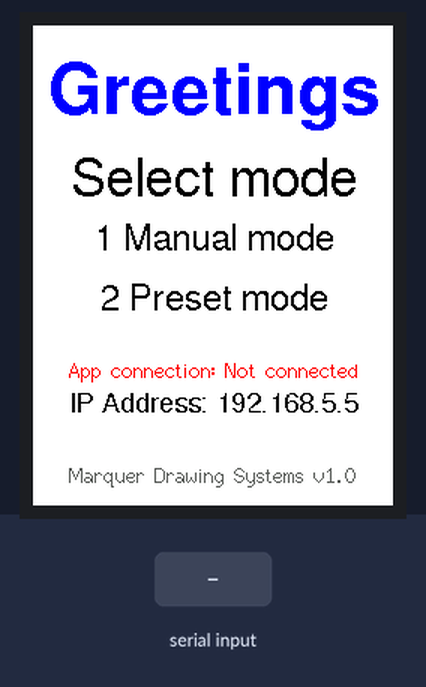
Recording of a sketch running on a simulated ESP32. Shown: 240×320 colour display. The inputs (shaded band) are chosen by the test bench. What the sketch prints to the serial monitor is not drawn.

Above: at 1.5 s.
1.6 s: "30,150\n" received over Serial
At 3.1 s:
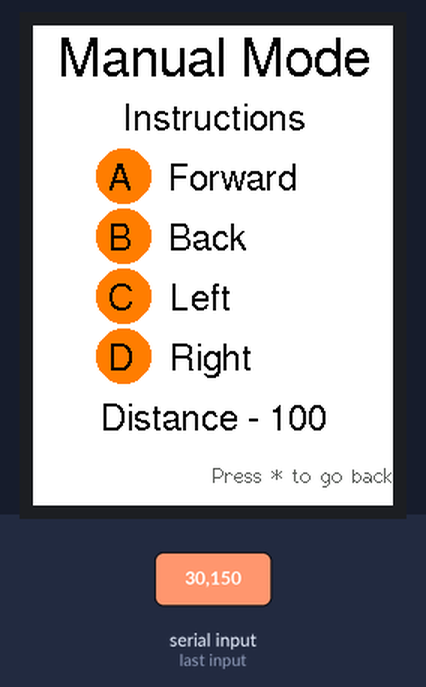
3.4 s: "1\n" received over Serial
At 4.7 s:
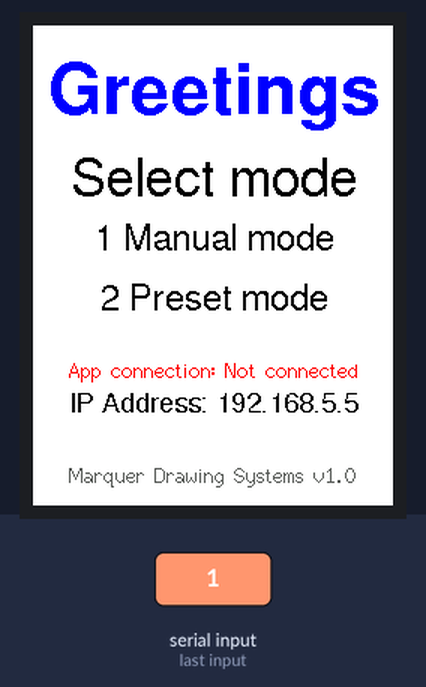
5.0 s: "2\n" received over Serial
At 6.3 s:
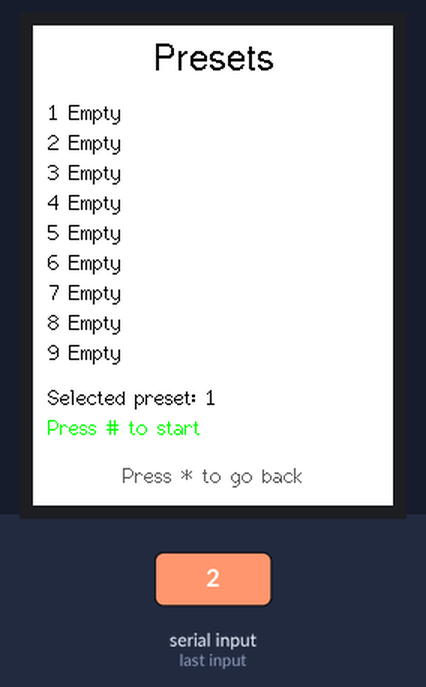
6.6 s: "200\n" received over Serial
At 6.79 s:
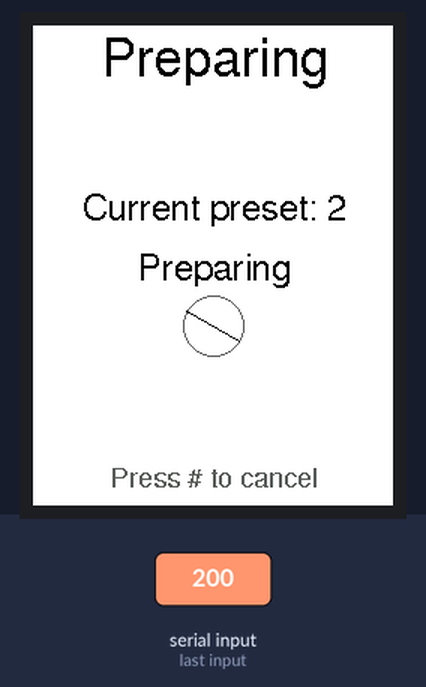
8.6 s: "2\n" received over Serial
At 9.06 s:
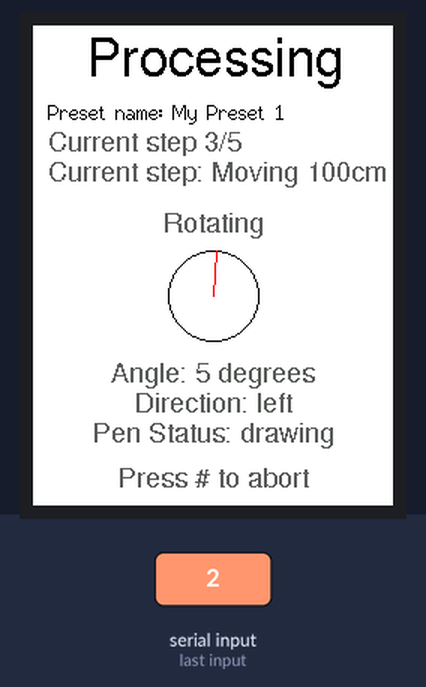
11.3 s: "200\n" received over Serial
At 12.3 s:
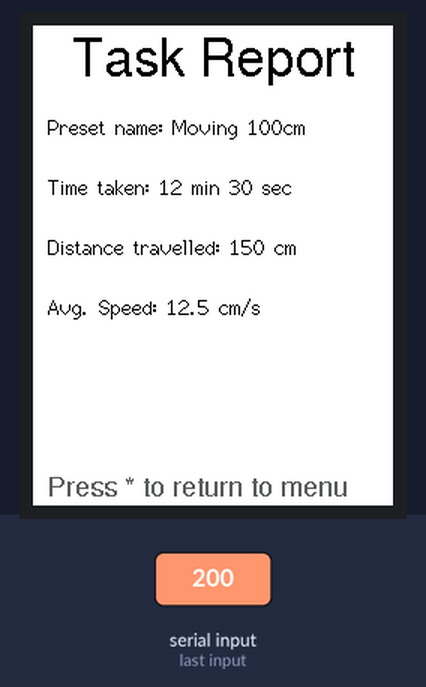
Timing chart, 0 to 13.9 s (numbered marks = the images above; inputs shaded):
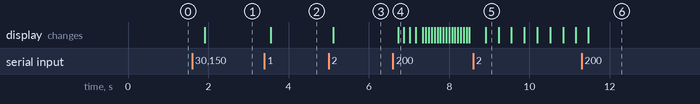

Measured:
- after the input at 1.6 s, the display: changes after 0.31 s (image 1)
- after the input at 3.4 s, the display: changes after 0.15 s (image 2)
- after the input at 5.0 s, the display: changes after 0.11 s (image 3)
- after the input at 6.6 s, the display: changes after 0.13 s (image 4)
- after the input at 8.6 s, the display: changes after 0.31 s (image 5)
- after the input at 11.3 s, the display: changes after 0.16 s (image 6)

The sketch:

display4-NoFlicker.ino
```cpp
/*
 The Display and UI for Marquer

 =========== Library information ===========

 Test the tft.print() viz. embedded tft.write() function

 This sketch used font 2, 4, 7

 Make sure all the display driver and pin connections are correct by
 editing the User_Setup.h file in the TFT_eSPI library folder.

 #########################################################################
 ###### DON'T FORGET TO UPDATE THE User_Setup.h FILE IN THE LIBRARY ######
 #########################################################################
*/


#include <TFT_eSPI.h> // Graphics and font library for ILI9341 driver chip
#include <SPI.h>
//#include <Arduino.h>

//Define custom colors
#define TFT_GREY 0x5AEB // New colour
#define TFT_ORANGE 0xFBE0 // New colour
#define TFT_WHITE 0xFFFF // New colour
#define TFT_PURPLE 0x209c // New colour

TFT_eSPI tft = TFT_eSPI();  // Invoke library

//variables
int uiPage = 1;
unsigned int old_uiPage = uiPage;
bool staticContentDrawn = false;


void setup(void) {
  // Start serial communication
  Serial.begin(9600);
  while (!Serial) {
    ; // Wait for serial port to connect
  }
  Serial.println("Enter a number (1, 2, or 3) to execute a function:");

  //Display init
  tft.init();
  tft.setRotation(2);
  tft.fillScreen(TFT_WHITE);
  ui_drawTaskReportPage();

}

void loop() {
  //exampleLoop();
  //homeScreen();
  //homeScreen1();
  //homeScreen3();
  //drawManualModePage();
  //ui_drawPresetsPage();
  //ui_drawPreparingPage();

  uiEngine();

  Serial.println("Pass");

  delay(35);
}

void uiEngine(){
  static unsigned int uiFrequency = 35; //How often should UI update
  static unsigned long lastUpdate = 0; //A static variable inside a function retains its value between function calls
  unsigned long currentMillis = millis(); //Milliseconds spent since the boot of device

  //Serial.println("Last Update - "+String(lastUpdate));
  //Serial.println("current Millis - "+String(currentMillis));
  //Debug line below
  if(old_uiPage != uiPage){
    Serial.println("Page difference!");
  }


  /*=========== UI Page Index ===========

  1 - Homepage
  2 - Manual Mode
  3 - Preset Mode
  4 - Preapring
  5 - In Progress
  6 - Task report

  */

  // ========== Draw ========= Update UI Page either when interval (uiFrequency) reached or uiPage changed
  if (currentMillis - lastUpdate >= uiFrequency || old_uiPage != uiPage) {  // Update every second
    lastUpdate = currentMillis; //Change last update
    //Draw UI page
    tft.startWrite();
    switch (uiPage) {
        case 1:
          uiFrequency = 10000;
          ui_drawHomeScreen();
          staticContentDrawn = true;
          break;
          //Switch for page 1
        case 2:
          uiFrequency = 10000;
          ui_drawManualModePage();
          staticContentDrawn = true;
          break;
        case 3:
          uiFrequency = 10000;
          ui_drawPresetsPage();
          staticContentDrawn = true;
          break;
        case 4:
          uiFrequency = 60;
          ui_drawPreparingPage();
          staticContentDrawn = true;
          break;
        case 5:
          uiFrequency = 60;
          ui_drawProcessingPage();
          staticContentDrawn = true;
          break;
        case 6:
          uiFrequency = 10000;
          ui_drawTaskReportPage();
          staticContentDrawn = true;
          break;
        default:
          uiPage = 1;
          uiFrequency = 10000;
          Serial.println("No page changes");
          Serial.println("UI Page = " + String(uiPage));
          break;
    }
    tft.endWrite();  // End the write transaction
  }
  old_uiPage = uiPage;

  //Check input and change UI
  if (Serial.available() > 0) {
    // Read the incoming byte from the Serial Monitor
    char input = Serial.read();

    // Convert char to integer
    int number = input - '0'; // Convert ASCII to integer value

    Serial.println("Invalid input. Enter 1, 2, or 3.");

    //Set static update to 0
    staticContentDrawn = false;

    // ========== Inputs ========= Execute function based on the input number
    switch (uiPage){
      //Homepage
      case 1:
        switch (number) {
          case 1:
            uiPage = 2;
            ui_drawManualModePage();
            break;
          case 2:
            uiPage = 3;
            ui_drawPresetsPage();
            break;
          default:
            Serial.println("Invalid input. Enter 1, 2, or 3.");
            break;
        }
        break;
      //Manual Mode Page
      case 2:
        switch (number) {
          case 1:
            uiPage = 1;
            ui_drawHomeScreen();
            break;
          default:
            Serial.println("Invalid input. Enter 1, 2, or 3.");
            break;
        }
        break;
      //Presets Page
      case 3:
        switch (number) {
          case 1:
            uiPage = 1;
            ui_drawHomeScreen();
            break;
          case 2:
            uiPage = 4;
            ui_drawPreparingPage();
            break;
          default:
            Serial.println("Invalid input. Enter 1, 2, or 3.");
            break;
        }
        break;
      //Preapring page
      case 4:
        switch (number) {
          case 1:
            uiPage = 3;
            ui_drawPresetsPage();
            break;
          case 2:
            uiPage = 5;
            ui_drawProcessingPage();
            break;
          default:
            Serial.println("Invalid input. Enter 1, 2, or 3.");
            break;
        }
        break;
      //Processing page
      case 5:
        switch (number) {
          case 1:
            uiPage = 3;
            ui_drawPresetsPage();
            break;
          case 2:
            uiPage = 6;
            ui_drawTaskReportPage();
            break;
          default:
            Serial.println("Invalid input. Enter 1, 2, or 3.");
            break;
        }
        break;
      //Task report page
      case 6:
        switch (number) {
          case 1:
            uiPage = 1;
            ui_drawHomeScreen();
            break;
          default:
            Serial.println("Invalid input. Enter 1, 2, or 3.");
            break;
        }
        break;
    }
  }
}

void uiEngine2(){
  static unsigned int uiFrequency = 1; //How often should UI update
  static unsigned long lastUpdate = 0; //A static variable inside a function retains its value between function calls
  unsigned long currentMillis = millis(); //Milliseconds spent since the boot of device

  //Serial.println("Last Update - "+String(lastUpdate));
  //Serial.println("current Millis - "+String(currentMillis));
  //Debug line below
  if(old_uiPage != uiPage){
    Serial.println("Page difference!");
  }


  /*=========== UI Page Index ===========

  1 - Homepage
  2 - Manual Mode
  3 - Preset Mode
  4 - Preapring
  5 - In Progress
  6 - Task report


  */

  // ========== Draw ========= Update UI Page either when interval (uiFrequency) reached or uiPage changed
  if (currentMillis - lastUpdate >= uiFrequency || old_uiPage != uiPage) {  // Update every second
    lastUpdate = currentMillis; //Change last update
    //Draw UI page
    tft.startWrite();
    switch (uiPage) {
        case 1:
          ui_drawHomeScreen();
          break;
          //Switch for page 1
        case 2:
          ui_drawManualModePage();
          break;
        case 3:
          ui_drawPresetsPage();
          break;
        case 4:
          ui_drawPreparingPage();
          break;
        case 5:
          ui_drawProcessingPage();
          break;
        case 6:
          ui_drawTaskReportPage();
          break;
        default:
          uiPage = 1;
          Serial.println("No page changes");
          Serial.println("UI Page = " + String(uiPage));
          break;
    }
    tft.endWrite();  // End the write transaction
  }
  old_uiPage = uiPage;

  //Check input and change UI
  if (Serial.available() > 0) {
    // Read the incoming byte from the Serial Monitor
    char input = Serial.read();

    // Convert char to integer
    int number = input - '0'; // Convert ASCII to integer value

    Serial.println("Invalid input. Enter 1, 2, or 3.");

    switch (number) {
          case 9:
            uiFrequency++;
            break;
          case 8:
            uiFrequency--;
    }


    // ========== Inputs ========= Execute function based on the input number
    switch (uiPage){
      //Homepage
      case 1:
        switch (number) {
          case 1:
            uiPage = 2;
            ui_drawManualModePage();
            break;
          case 2:
            uiPage = 3;
            ui_drawPresetsPage();
            break;
          default:
            Serial.println("Invalid input. Enter 1, 2, or 3.");
            break;
        }
        break;
      //Manual Mode Page
      case 2:
        switch (number) {
          case 1:
            uiPage = 1;
            ui_drawHomeScreen();
            break;
          default:
            Serial.println("Invalid input. Enter 1, 2, or 3.");
            break;
        }
        break;
      //Presets Page
      case 3:
        switch (number) {
          case 1:
            uiPage = 1;
            ui_drawHomeScreen();
            break;
          case 2:
            uiPage = 4;
            ui_drawPreparingPage();
            break;
          default:
            Serial.println("Invalid input. Enter 1, 2, or 3.");
            break;
        }
        break;
      //Preapring page
      case 4:
        switch (number) {
          case 1:
            uiPage = 3;
            ui_drawPresetsPage();
            break;
          case 2:
            uiPage = 5;
            ui_drawProcessingPage();
            break;
          default:
            Serial.println("Invalid input. Enter 1, 2, or 3.");
            break;
        }
        break;
      //Processing page
      case 5:
        switch (number) {
          case 1:
            uiPage = 3;
            ui_drawPresetsPage();
            break;
          case 2:
            uiPage = 6;
            ui_drawTaskReportPage();
            break;
          default:
            Serial.println("Invalid input. Enter 1, 2, or 3.");
            break;
        }
        break;
      //Task report page
      case 6:
        switch (number) {
          case 1:
            uiPage = 1;
            ui_drawHomeScreen();
            break;
          default:
            Serial.println("Invalid input. Enter 1, 2, or 3.");
            break;
        }
        break;
    }
  }

  Serial.println(uiFrequency);
}
```

Source omitted: uiPages.ino (16085 bytes)
